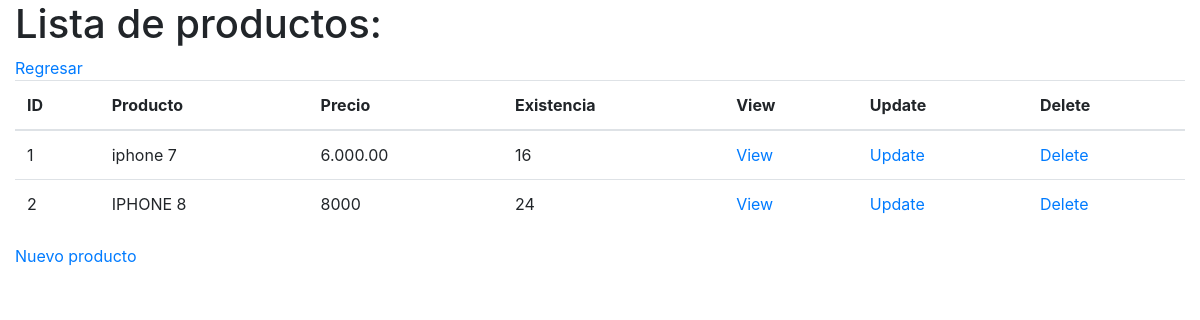
Page /productos/index.php on the earlier database version.
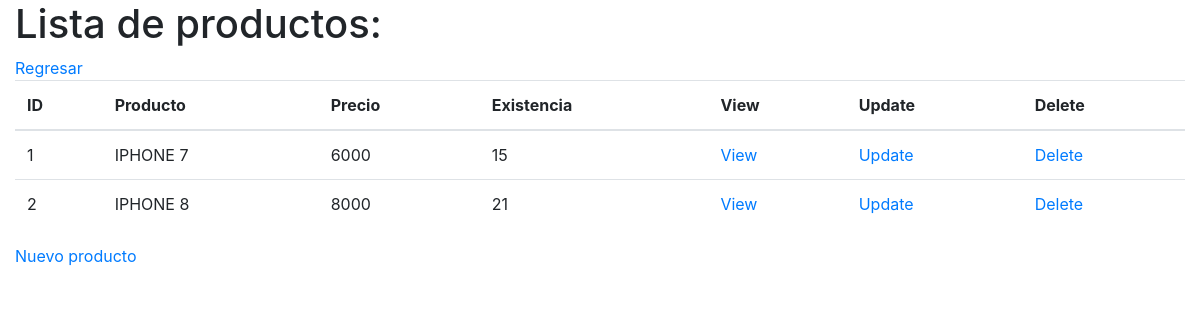
Same page on the later database version.
### tables this page shows
CREATE TABLE productos(
    id_producto integer primary key autoincrement,
    producto varchar(100) not null,
    precio integer not null,
    existencia integer not null
);

### productos/db/db_list.php (the view)
<?php
    $db = new SQLite3("../tienda.db");
    $resultado = $db->query("SELECT * from productos;");
    $table = "
        <table class='table'>
            <thead>
            <tr>
                <th>ID</th>
                <th>Producto</th>
                <th>Precio</th>
                <th>Existencia</th>
                <th>View</th>
                <th>Update</th>
                <th>Delete</th>
            </tr>
            </thead>
            ";
    print($table);
    while ($row = $resultado->fetchArray()) {
        $id_producto = $row['id_producto'];
        $producto = $row['producto'];
        $precio = $row['precio'];
        $existencia = $row['existencia'];
        $table = "
            <tr>
                <td>$id_producto</td>
                <td>$producto</td>
                <td>$precio</td>
                <td>$existencia</td>
                <td><a href='view.php?id_producto=$id_producto'>View</a></td>
                <td><a href='update.php?id_producto=$id_producto'>Update</a></td>
                <td><a href='delete.php?id_producto=$id_producto'>Delete</a></td>
            </tr>
        ";
        print($table);
    }
    print("</table>");
?>

Differences in the rows shown:
changed productos id 1: producto "iphone 7" → "IPHONE 7"; precio "6.000.00" → "6000"; existencia "16" → "15"
changed productos "IPHONE 8": existencia "24" → "21"
